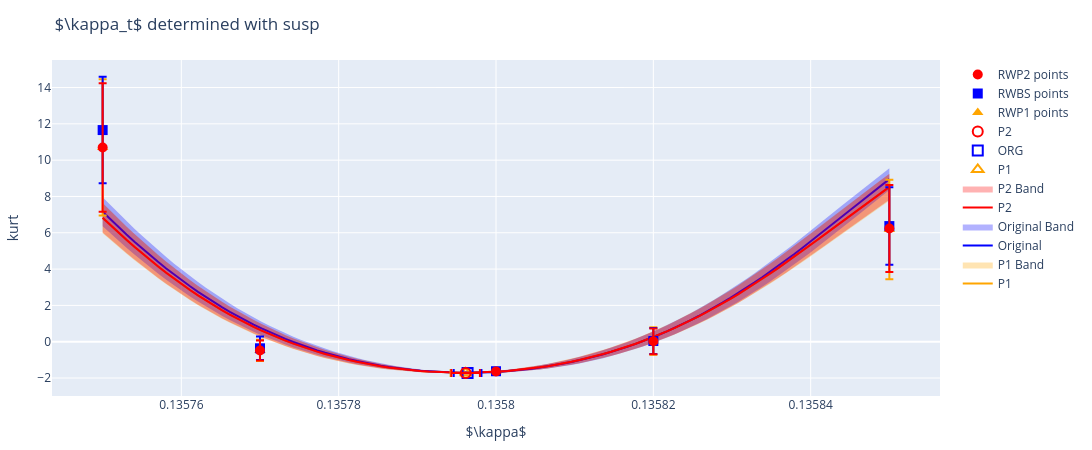

This figure's notebook cell:
### Code cell
key = :kurt
RebekahMiriam.ReweightingPlotRebekahMiriam.plot_reweighting_plotly(
    rw_data,
    new_dict,
    key,
    string(key),
    string(label),
    string(train),
    labels,
    trains,
    interpolate
)
